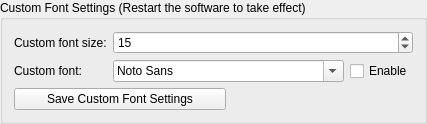
            <widget class="QGroupBox" name="groupBox_3">
             <property name="title">
              <string>Custom Font Settings (Restart the software to take effect)</string>
             </property>
             <layout class="QGridLayout" name="gridLayout_17">
              <item row="0" column="0">
               <widget class="QLabel" name="label_22">
                <property name="text">
                 <string>Custom font size:</string>
                </property>
                <property name="alignment">
                 <set>Qt::AlignLeading|Qt::AlignLeft|Qt::AlignVCenter</set>
                </property>
               </widget>
              </item>
              <item row="1" column="3">
               <widget class="QCheckBox" name="checkBox_isCustFontEnable">
                <property name="text">
                 <string>Enable</string>
                </property>
               </widget>
              </item>
              <item row="1" column="0">
               <widget class="QLabel" name="label_24">
                <property name="text">
                 <string>Custom font:</string>
                </property>
                <property name="alignment">
                 <set>Qt::AlignLeading|Qt::AlignLeft|Qt::AlignVCenter</set>
                </property>
               </widget>
              </item>
              <item row="1" column="1" colspan="2">
               <widget class="QFontComboBox" name="fontComboBox_CustFont">
                <property name="currentText">
                 <string notr="true">256 Bytes</string>
                </property>
                <property name="currentFont">
                 <font>
                  <family>256 Bytes</family>
                 </font>
                </property>
               </widget>
              </item>
              <item row="2" column="0" colspan="2">
               <widget class="QPushButton" name="pushButton_Save_GlobalFontSize">
                <property name="maximumSize">
                 <size>
                  <width>16777215</width>
                  <height>16777215</height>
                 </size>
                </property>
                <property name="text">
                 <string>Save Custom Font Settings</string>
                </property>
               </widget>
              </item>
              <item row="0" column="1" colspan="3">
               <widget class="QSpinBox" name="spinBox_GlobalFontSize">
                <property name="maximumSize">
                 <size>
                  <width>16777215</width>
                  <height>16777215</height>
                 </size>
                </property>
                <property name="minimum">
                 <number>1</number>
                </property>
                <property name="maximum">
                 <number>999</number>
                </property>
                <property name="value">
                 <number>15</number>
                </property>
               </widget>
              </item>
             </layout>
            </widget>
